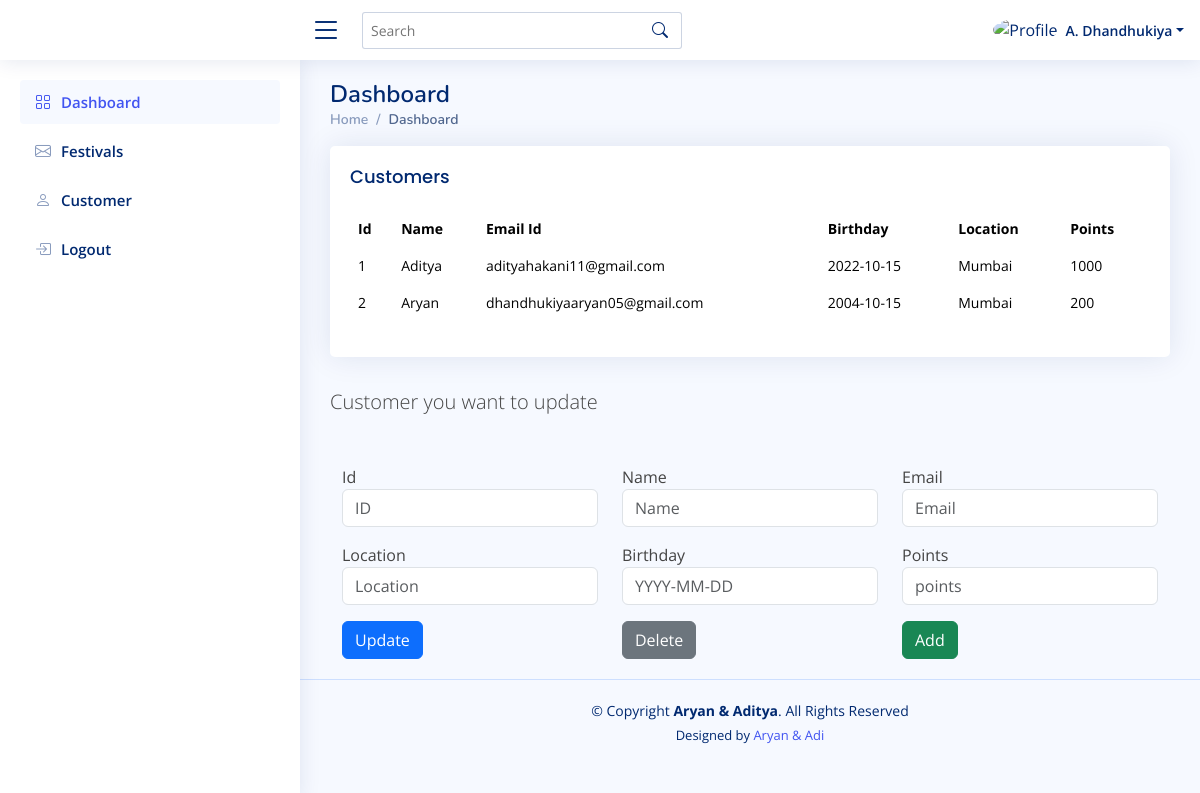
The app's page /customer_php.php with its own data.
### tables this page shows
CREATE TABLE `customers` (
  `id` int(50) NOT NULL,
  `name` varchar(50) NOT NULL,
  `email_id` varchar(50) NOT NULL,
  `birthday` date NOT NULL,
  `location` varchar(50) NOT NULL,
  `points` int(11) NOT NULL
);

### customer_php.php (the view, shortened to what this page needs)
<!DOCTYPE html>
<html lang="en">
<head>
  <link href="assets/vendor/bootstrap/css/bootstrap.min.css" rel="stylesheet">
  <link href="assets/vendor/bootstrap-icons/bootstrap-icons.css" rel="stylesheet">
  <link href="assets/vendor/boxicons/css/boxicons.min.css" rel="stylesheet">
  <link href="assets/vendor/quill/quill.snow.css" rel="stylesheet">
  <link href="assets/vendor/quill/quill.bubble.css" rel="stylesheet">
  <link href="assets/vendor/remixicon/remixicon.css" rel="stylesheet">
  <link href="assets/vendor/simple-datatables/style.css" rel="stylesheet">
  <link href="assets/css/style.css" rel="stylesheet">
</head>
<body>
  <header id="header" class="header fixed-top d-flex align-items-center">
    <div class="d-flex align-items-center justify-content-between">
      <i class="bi bi-list toggle-sidebar-btn"></i>
    </div>
    <div class="search-bar">
      <form class="search-form d-flex align-items-center" method="POST" action="#">
        <input type="text" name="query" placeholder="Search" title="Enter search keyword">
        <button type="submit" title="Search"><i class="bi bi-search"></i></button>
      </form>
    </div>
    <nav class="header-nav ms-auto">
      <ul class="d-flex align-items-center">
        <li class="nav-item dropdown pe-3">
          <a class="nav-link nav-profile d-flex align-items-center pe-0" href="#" data-bs-toggle="dropdown">
            <img src="profilephoto.webp" alt="Profile" class="rounded-circle">
            <span class="d-none d-md-block dropdown-toggle ps-2">A. Dhandhukiya</span>
          </a>
    </nav>
  </header>
  <aside id="sidebar" class="sidebar">
    <ul class="sidebar-nav" id="sidebar-nav">
      <li class="nav-item">
        <a class="nav-link " href="http://localhost/Toolex/index.php">
          <i class="bi bi-grid"></i>
          <span>Dashboard</span>
        </a>
      </li>
      <li class="nav-item">
        <a class="nav-link collapsed" href="http://localhost/Toolex/festival_php.php">
          <i class="bi bi-envelope"></i>
          <span>Festivals</span>
        </a>
      </li>
      <li class="nav-item">
        <a class="nav-link collapsed" href="http://localhostToolex/customer_php.php">
          <i class="bi bi-person"></i>
          <span>Customer</span>
        </a>
      </li>
      <li class="nav-item">
        <a class="nav-link collapsed" href="http://localhost/Toolex/pages-login.php">
          <i class="bi bi-box-arrow-in-right"></i>
          <span>Logout</span>
        </a>
      </li>
    </ul>
  </aside>
  <main id="main" class="main">
    <div class="pagetitle">
      <h1>Dashboard</h1>
      <nav>
        <ol class="breadcrumb">
          <li class="breadcrumb-item"><a href="index.html">Home</a></li>
          <li class="breadcrumb-item active">Dashboard</li>
        </ol>
      </nav>
    </div>
    <section class="section dashboard">
            <div class="col-12">
              <div class="card recent-sales overflow-auto">
                <div class="card-body">
                  <h5 class="card-title">Customers </h5>
                  <table class="table table-borderless datatable">
                    <thead>
                      <tr>
                        <th scope="col">Id</th>
                        <th scope="col">Name</th>
                        <th scope="col">Email Id</th>
                        <th scope="col">Birthday</th>
                        <th scope="col">Location</th>
                        <th scope="col">Points</th>
                      </tr>
                    </thead>
                    <tbody>
                    <?php
    $servername= "localhost";
    $username= "root";
    $password= "";
    $database= "php_project";
    $conn = new mysqli($servername, $username, $password, $database);
            function getAllData($conn) {
                $sql = "SELECT id, name, email_id, birthday, location, points FROM customers";
                $result = $conn->query($sql);
                $data = array();
                if ($result->num_rows > 0) {
                    while ($row = $result->fetch_assoc()) {
                        $data[] = $row;
                    }
                }
                return $data;
            }
                    $data = getAllData($conn);
                foreach ($data as $row) {
                    echo "<tr>";
                    echo "<td>" . $row['id'] . "</td>";
                    echo "<td>" . $row['name'] . "</td>";
                    echo "<td>" . $row['email_id'] . "</td>";
                    echo "<td>" . $row['birthday'] . "</td>";
                    echo "<td>" . $row['location'] . "</td>";
                    echo "<td>" . $row['points'] . "</td>";
                    echo "</tr>";
                }
                ?>
                    </tbody>
                  </table>
                </div>
              </div>
            </div>
            <p class="lead">Customer you want to update</p>
        <form method="post" action="customer_php.php">
            <div class="container mt-5">
                <div class="row">
                  <div class="col">
                    <label for="id">Id</label>
                    <input type="text" name="id" class="form-control" placeholder="ID">
                  </div>
                  <div class="col">
                    <label for="name">Name</label>
                    <input type="text" name="name" class="form-control" placeholder="Name">
                  </div>
                  <div class="col">
                    <label for="email">Email</label>
                    <input type="text" name="email" class="form-control" placeholder="Email">
                  </div>
                </div>
                <div class="row mt-3">
                  <div class="col">
                    <label for="state">Location</label>
                    <input type="text" name="location" class="form-control" placeholder="Location">
                  </div>
                  <div class="col">
                    <label for="birthday">Birthday</label>
                    <input type="text" name="birthday" class="form-control" placeholder="YYYY-MM-DD">
                  </div>
                  <div class="col">
                    <label for="points">Points</label>
                    <input type="text" name="points" class="form-control" placeholder="points">
                  </div>
                </div>
                <div class="row mt-3">
                  <div class="col">
                    <button type="submit" name="update" class="btn btn-primary">Update</button>
                  </div>
                  <div class="col">
                    <button type="submit" name="delete" class="btn btn-secondary">Delete</button>
                  </div>
                  <div class="col">
                    <button type="submit" name="add" class="btn btn-success">Add</button>
                  </div>
                </div>
              </div>
        </form>
    </section>
  </main>
  <footer id="footer" class="footer">
    <div class="copyright">
      &copy; Copyright <strong><span>Aryan & Aditya</span></strong>. All Rights Reserved
    </div>
    <div class="credits">
      Designed by <a href="#">Aryan & Adi</a>
    </div>
  </footer>
</body>
</html>

### assets/css/style.css (style rules this page uses)
:root { scroll-behavior: smooth; }
body { font-family: "Open Sans", sans-serif; background: #f6f9ff; color: #444444; }
a { color: #4154f1; text-decoration: none; }
h1, h2, h3, h4, h5, h6 { font-family: "Nunito", sans-serif; }
#main { margin-top: 60px; padding: 20px 30px; transition: all 0.3s; }
.pagetitle { margin-bottom: 10px; }
.pagetitle h1 { font-size: 24px; margin-bottom: 0; font-weight: 600; color: #012970; }
.card { margin-bottom: 30px; border: none; border-radius: 5px; box-shadow: 0px 0 30px rgba(1, 41, 112, 0.1); }
.card-title { padding: 20px 0 15px 0; font-size: 18px; font-weight: 500; color: #012970; font-family: "Poppins", sans-serif; }
.card-body { padding: 0 20px 20px 20px; }
.breadcrumb { font-size: 14px; font-family: "Nunito", sans-serif; color: #899bbd; font-weight: 600; }
.breadcrumb a { color: #899bbd; transition: 0.3s; }
.breadcrumb .breadcrumb-item::before { color: #899bbd; }
.breadcrumb .active { color: #51678f; font-weight: 600; }
.header { transition: all 0.5s; z-index: 997; height: 60px; box-shadow: 0px 2px 20px rgba(1, 41, 112, 0.1); background-color: #fff; padding-left: 20px; }
.header .toggle-sidebar-btn { font-size: 32px; padding-left: 10px; cursor: pointer; color: #012970; }
.header .search-bar { min-width: 360px; padding: 0 20px; }
.header .search-form { width: 100%; }
.header .search-form input { border: 0; font-size: 14px; color: #012970; border: 1px solid rgba(1, 41, 112, 0.2); padding: 7px 38px 7px 8px; border-radius: 3px; transition: 0.3s; width: 100%; }
.header .search-form button { border: 0; padding: 0; margin-left: -30px; background: none; }
.header .search-form button i { color: #012970; }
.header-nav ul { list-style: none; }
.header-nav>ul { margin: 0; padding: 0; }
.header-nav .nav-profile { color: #012970; }
.header-nav .nav-profile img { max-height: 36px; }
.header-nav .nav-profile span { font-size: 14px; font-weight: 600; }
.sidebar { position: fixed; top: 60px; left: 0; bottom: 0; width: 300px; z-index: 996; transition: all 0.3s; padding: 20px; overflow-y: auto; scrollbar-width: thin; scrollbar-color: #aab7cf transparent; box-shadow: 0px 0px 20px rgba(1, 41, 112, 0.1); background-color: #fff; }
@media (min-width: 1200px) { #main, #footer { margin-left: 300px; } }
.sidebar-nav { padding: 0; margin: 0; list-style: none; }
.sidebar-nav li { padding: 0; margin: 0; list-style: none; }
.sidebar-nav .nav-item { margin-bottom: 5px; }
.sidebar-nav .nav-link { display: flex; align-items: center; font-size: 15px; font-weight: 600; color: #4154f1; transition: 0.3; background: #f6f9ff; padding: 10px 15px; border-radius: 4px; }
.sidebar-nav .nav-link i { font-size: 16px; margin-right: 10px; color: #4154f1; }
.sidebar-nav .nav-link.collapsed { color: #012970; background: #fff; }
.sidebar-nav .nav-link.collapsed i { color: #899bbd; }
.dashboard .recent-sales { font-size: 14px; }
.dashboard .recent-sales .table thead { background: #f6f6fe; }
.dashboard .recent-sales .table thead th { border: 0; }
.footer { padding: 20px 0; font-size: 14px; transition: all 0.3s; border-top: 1px solid #cddfff; }
.footer .copyright { text-align: center; color: #012970; }
.footer .credits { padding-top: 5px; text-align: center; font-size: 13px; color: #012970; }

### records on screen
customers: id "1", name "Aditya", email "adityahakani11@gmail.com", birthday "2022-10-15", location "Mumbai", points "1000"
customers: id "2", name "Aryan", email "dhandhukiyaaryan05@gmail.com", birthday "2004-10-15", location "Mumbai", points "200"
